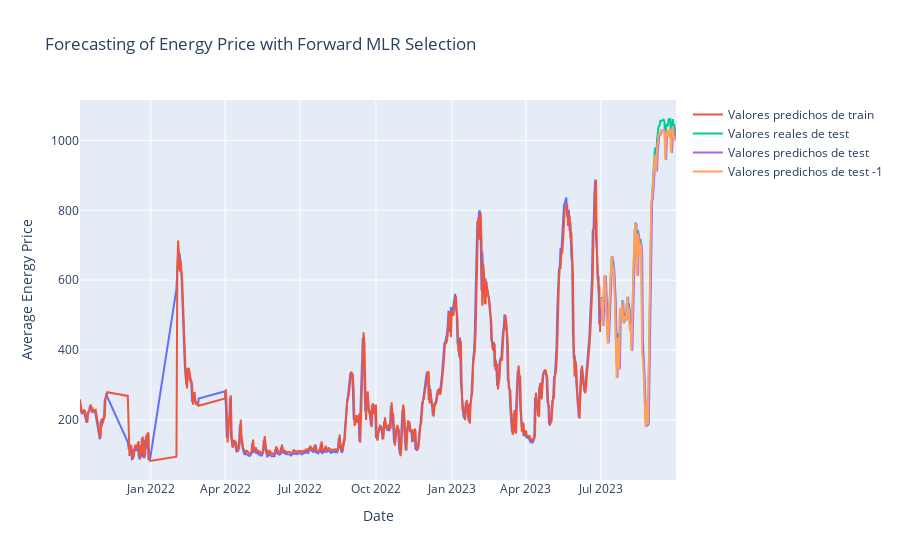

Notebook code for this chart:
### Markdown cell above
Se identifica que la seleccion de variablesque obtuvo mejor desempeño en cuanto a la metrica seleccionada MAPE es el Backward selection.

### Code cell
fig = px.line(
    x=X_train_dates_MRL_selection,
    y=y_train_MRL_selection,
    title="Forecasting of Energy Price with Forward MLR Selection",
)
fig.update_layout(xaxis_title="Date", yaxis_title="Average Energy Price")
fig.add_trace(
    go.Scatter(
        x=X_train_dates_MRL_selection,
        y=y_pred_train_MRL_selection,
        mode="lines",
        name="Valores predichos de train",
    )
)
fig.add_trace(
    go.Scatter(
        x=X_test_dates_MRL_selection,
        y=y_test_MRL_selection,
        mode="lines",
        name="Valores reales de test",
    )
)
fig.add_trace(
    go.Scatter(
        x=X_test_dates_MRL_selection,
        y=y_pred_MRL_selection,
        mode="lines",
        name="Valores predichos de test",
    )
)
fig.add_trace(
    go.Scatter(
        x=X_test_dates_MRL_selection,
        y=y_pred_1_MRL_selection,
        mode="lines",
        name="Valores predichos de test -1",
    )
)
fig.show()
